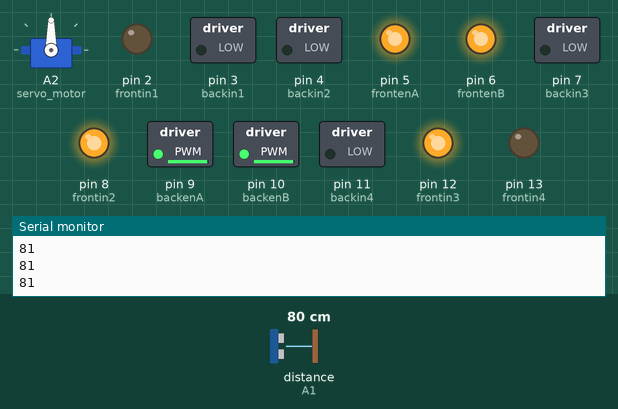
Bench run of a sketch on a simulated Arduino Uno, built with avr-gcc and run on an emulated ATmega328P. Shown: servo, switched loads named in the sketch (green lamp = pin HIGH), output pins drawn as LEDs (lit = HIGH), the last lines printed to the serial monitor. Inputs (shaded band) come from the test bench; at power-on: distance to the obstacle (sensor on A1) 80 cm. The echo pulse lasts 58.3 µs per cm.

Above: at 1.2 s.
1.3 s: distance to the obstacle (sensor on A1) set to 21 cm
2.8 s: distance to the obstacle (sensor on A1) set to 17 cm
At 4.0 s:
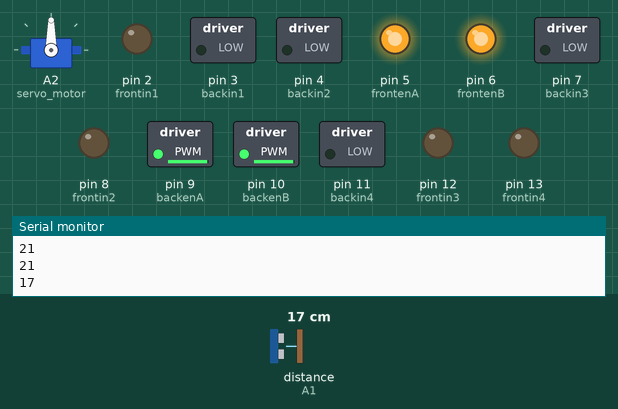
11.8 s: distance to the obstacle (sensor on A1) set to 35 cm
At 14.6 s:
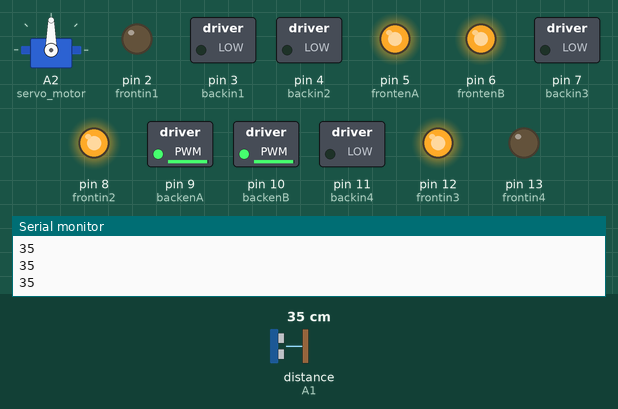
14.8 s: distance to the obstacle (sensor on A1) set to 2 cm
At 17.5 s:
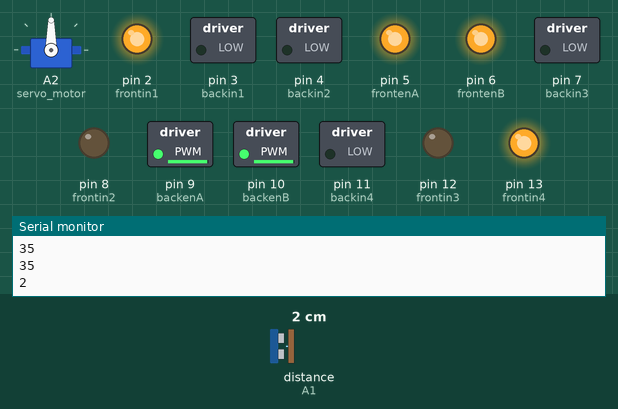
Timing chart, 0 to 18.8 s (numbered marks = the images above; inputs shaded):
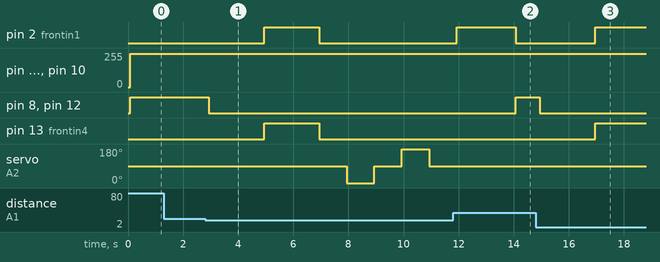

The sketch:

Autonomous_rover.ino
```cpp
#include <Servo.h>
#include <NewPing.h>


const int trigger = A0;
const int echo = A1;
float dist;
int distance;
long duration;
int frontin1 = 2;
int frontin2 = 8;
int frontin3 = 12;
int frontin4 = 13;
int frontenA = 5;
int frontenB = 6;

int backin1 = 3;
int backin2 = 4;
int backin3 = 7;
int backin4 = 11;
int backenA = 9;
int backenB = 10;
int servo_motor = A2;

Servo servo;
NewPing ultrasonic(trigger, echo, 200);

void setup() {
  Serial.begin(9600);
  pinMode(trigger,OUTPUT);
  pinMode(echo, INPUT);

  pinMode(frontenA, OUTPUT);
  pinMode(frontenB, OUTPUT);
  pinMode(frontin1, OUTPUT);
  pinMode(frontin2, OUTPUT);
  pinMode(frontin3, OUTPUT);
  pinMode(frontin4, OUTPUT);

  pinMode(backenA, OUTPUT);
  pinMode(backenB, OUTPUT);
  pinMode(backin1, OUTPUT);
  pinMode(backin2, OUTPUT);
  pinMode(backin3, OUTPUT);
  pinMode(backin4, OUTPUT);

  servo.attach(servo_motor);

}

void loop() {

  int rightDistance = 0;
  int leftDistance = 0;

//  digitalWrite(trigger, LOW);
//  delayMicroseconds(5);
//
//  digitalWrite(trigger, HIGH);
//  delayMicroseconds(10);
//
//  digitalWrite(trigger, LOW);
//
//  dist = pulseIn(echo,HIGH);
//  distance = dist/58;
//  Serial.println(distance);

  distance = getDistance();
  Serial.println(distance);

  analogWrite(frontenA, 250);
  analogWrite(frontenB, 250);

  analogWrite(backenA, 250);
  analogWrite(backenB, 250);

  if(distance >= 20){
    moveForward();
    distance = getDistance();
  }

  else {
    halt();
    delay(2000);
    moveBackward();
    delay(2000);
    halt();
    delay(1000);

    rightDistance = lookRight();
    delay(1000);

    leftDistance = lookLeft();
    delay(1000);

    if(rightDistance > leftDistance){
      turnRight();
      delay(2000);
    }

    else if(leftDistance > rightDistance){
      turnLeft();
      delay(2000);
    }

    else if(leftDistance == rightDistance){
      turnRight();
      delay(2000);
    }

  }

  distance = getDistance();

}

int getDistance(){
  delay(70);
  int range = ultrasonic.ping_cm();
  if (range == 0){
    range = 250;
  }

  return range;

}

int lookRight(){
  servo.write(0);
  delay(500);
  distance = getDistance;
  delay(500);
  servo.write(90);
  return distance;
}

int lookLeft(){
  servo.write(180);
  delay(500);
  distance = getDistance;
  delay(500);
  servo.write(90);
  return distance;
}

void moveBackward(){

  digitalWrite(frontin1, HIGH);
  digitalWrite(frontin2, LOW);
  digitalWrite(frontin3, LOW);
  digitalWrite(frontin4, HIGH);

//  digitalWrite(backin1, HIGH);
//  digitalWrite(backin2, LOW);
//  digitalWrite(backin3, LOW);
//  digitalWrite(backin4, HIGH);

}

void moveForward(){

  digitalWrite(frontin1, LOW);
  digitalWrite(frontin2, HIGH);
  digitalWrite(frontin3, HIGH);
  digitalWrite(frontin4, LOW);

//  digitalWrite(backin1, LOW);
//  digitalWrite(backin2, HIGH);
//  digitalWrite(backin3, HIGH);
//  digitalWrite(backin4, LOW);
//
}

void turnRight(){

  digitalWrite(frontin1, HIGH);
  digitalWrite(frontin2, LOW);
  digitalWrite(frontin3, LOW);
  digitalWrite(frontin4, LOW);

//  digitalWrite(backin1, HIGH);
//  digitalWrite(backin2, LOW);
//  digitalWrite(backin3, HIGH);
//  digitalWrite(backin4, LOW);

}

void turnLeft(){

  digitalWrite(frontin1, LOW);
  digitalWrite(frontin2, LOW);
  digitalWrite(frontin3, LOW);
  digitalWrite(frontin4, HIGH);

//  digitalWrite(backin1, LOW);
//  digitalWrite(backin2, HIGH);
//  digitalWrite(backin3, LOW);
//  digitalWrite(backin4, HIGH);
}

void halt(){

  digitalWrite(frontin1, LOW);
  digitalWrite(frontin2, LOW);
  digitalWrite(frontin3, LOW);
  digitalWrite(frontin4, LOW);

//  digitalWrite(backin1, LOW);
//  digitalWrite(backin2, LOW);
//  digitalWrite(backin3, LOW);
//  digitalWrite(backin4, LOW);
}
```

Measured:
- the behaviour switches between 20 and 19 cm on distance to the obstacle (sensor on A1) (found by bisection; images 0 and 1)
- after the input at 2.8 s, pin 2 (frontin1), pin 13 (frontin4): LOW → HIGH after 2.1 s, → LOW 2.0 s later; pin 8 (frontin2), pin 12 (frontin3): HIGH → LOW after 0.14 s; servo on A2 (servo_motor): 90° → 0° after 5.1 s, → 90° 1.0 s later, → 180° 1.0 s later, → 90° 1.0 s later
- after the input at 11.8 s, pin 8 (frontin2), pin 12 (frontin3): LOW → HIGH after 2.3 s
- after the input at 14.8 s, pin 2 (frontin1), pin 13 (frontin4): LOW → HIGH after 2.1 s; pin 8 (frontin2), pin 12 (frontin3): HIGH → LOW after 0.15 s
